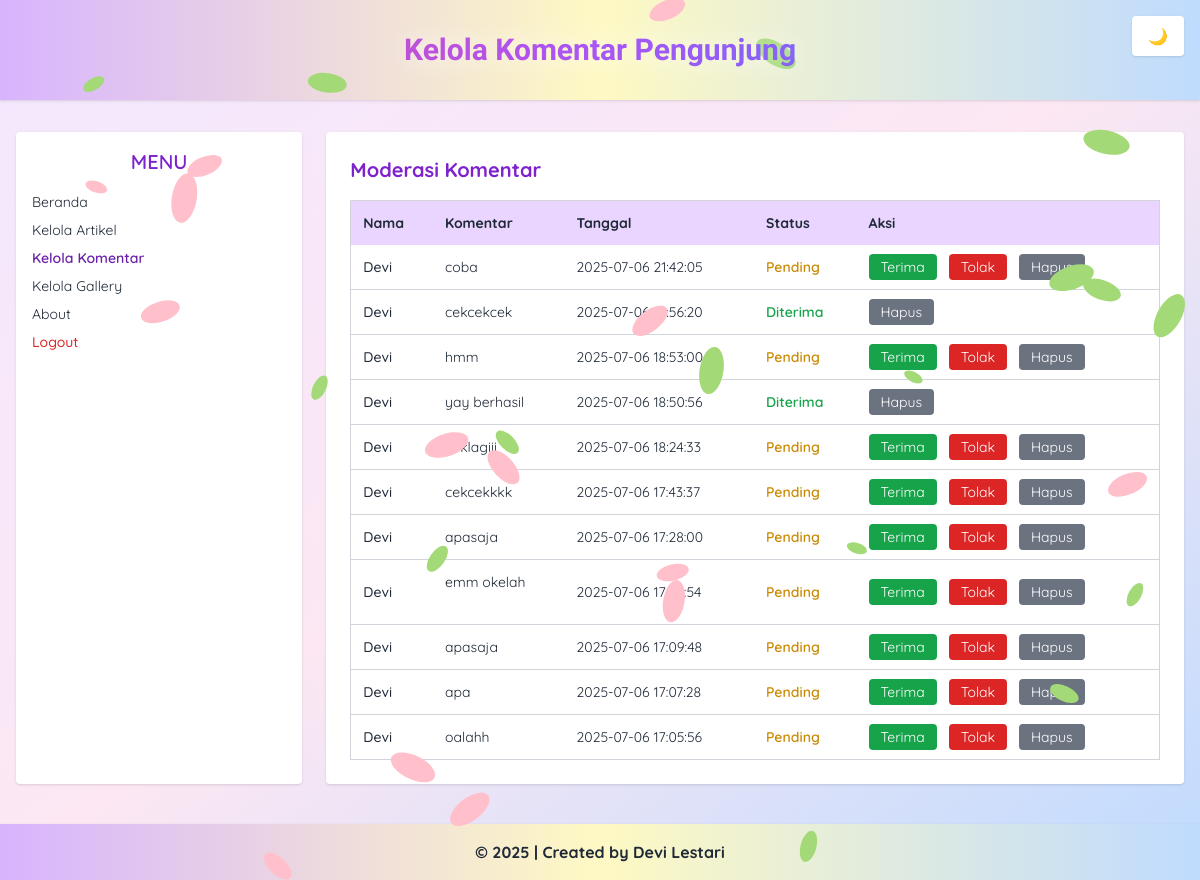
The app's page /admin/kelola_komentar.php (signed in) with its own data.
### tables this page shows
CREATE TABLE `tbl_komentar` (
  `id_komentar` int(11) NOT NULL,
  `id_artikel` int(11) DEFAULT NULL,
  `nama_pengunjung` varchar(100) DEFAULT NULL,
  `isi_komentar` text DEFAULT NULL,
  `status` enum('pending','diterima','ditolak') DEFAULT 'pending',
  `tanggal` datetime DEFAULT current_timestamp()
);

### admin/kelola_komentar.php (the view, shortened to what this page needs)
<?php
include('../koneksi.php');
$query = mysqli_query($db, "SELECT * FROM tbl_komentar ORDER BY tanggal DESC");
?>
<!DOCTYPE html>
<html lang="en" class="transition-colors duration-300">
<head>
  <script src="https://cdn.tailwindcss.com"></script>
</head>
<body class="bg-gradient-to-br from-purple-100 via-pink-100 to-blue-200
             text-gray-800 dark:bg-gradient-to-br dark:from-blue-900 dark:via-purple-900 dark:to-blue-900
             dark:text-violet-100 quicksand transition-all duration-300 min-h-screen relative">
<div class="absolute inset-0 pointer-events-none z-0 block dark:hidden">
</div>
<button id="toggleDark" class="fixed top-4 right-4 z-50 bg-white dark:bg-gray-800 text-black dark:text-white px-4 py-2 rounded shadow hover:scale-105 transition">
  🌙
</button>
<header class="bg-gradient-to-r from-purple-300 via-yellow-100 via-pink-200 to-blue-200
               dark:from-indigo-900 dark:via-purple-800 dark:to-indigo-900
               text-center py-8 shadow dark:text-white">
  <h1 class="text-3xl font-bold [font-family:'Henny_Penny',cursive] bg-gradient-to-r from-pink-500 via-purple-500 to-blue-500 dark:text-yellow-200
             bg-clip-text text-transparent drop-shadow-[0_0_12px_rgba(255,255,255,0.8)]">
  </h1>
</header>
<div class="flex max-w-7xl mx-auto mt-8 px-4 gap-6">
  <aside class="w-1/4 bg-white dark:bg-gray-800 rounded shadow p-4 text-sm dark:text-gray-200">
    <h2 class="text-xl font-semibold text-purple-700 dark:text-pink-300 mb-4 text-center">MENU</h2>
    <ul class="space-y-2">
      <li><a href="beranda_admin.php" class="block hover:text-purple-600 dark:hover:text-pink-400">Beranda</a></li>
      <li><a href="data_artikel.php" class="block hover:text-purple-600 dark:hover:text-pink-400">Kelola Artikel</a></li>
      <li><a href="kelola_komentar.php" class="block font-semibold text-purple-800 dark:text-white">Kelola Komentar</a></li>
      <li><a href="data_gallery.php" class="block hover:text-purple-600 dark:hover:text-pink-400">Kelola Gallery</a></li>
      <li><a href="about.php" class="block hover:text-purple-600 dark:hover:text-pink-400">About</a></li>
      <li><a href="logout.php" onclick="return confirm('Apakah anda yakin ingin keluar?');"
             class="block text-red-600 hover:underline font-medium dark:text-red-400">Logout</a></li>
    </ul>
  </aside>
  <main class="w-3/4 bg-white dark:bg-gray-800 rounded shadow p-6 overflow-x-auto">
    <h2 class="text-xl font-bold mb-4 text-purple-700 dark:text-pink-300">Moderasi Komentar</h2>
    <table class="min-w-full text-sm border border-gray-300 dark:border-gray-600 rounded">
      <thead class="bg-purple-200 dark:bg-purple-800 text-gray-800 dark:text-white">
        <tr>
          <th class="p-3 text-left">Nama</th>
          <th class="p-3 text-left">Komentar</th>
          <th class="p-3 text-left">Tanggal</th>
          <th class="p-3 text-left">Status</th>
          <th class="p-3 text-left">Aksi</th>
        </tr>
      </thead>
      <tbody>
        <?php while ($row = mysqli_fetch_assoc($query)) : ?>
        <tr class="border-b border-gray-300 dark:border-gray-700 hover:bg-purple-50 dark:hover:bg-gray-700 transition">
          <td class="p-3 font-medium"><?= htmlspecialchars($row['nama_pengunjung']) ?></td>
          <td class="p-3 whitespace-pre-line"><?= nl2br(htmlspecialchars($row['isi_komentar'])) ?></td>
          <td class="p-3"><?= $row['tanggal'] ?></td>
          <td class="p-3 font-semibold">
            <?php if ($row['status'] === 'pending') : ?>
              <span class="text-yellow-600">Pending</span>
            <?php elseif ($row['status'] === 'diterima') : ?>
              <span class="text-green-600">Diterima</span>
            <?php else : ?>
              <span class="text-red-600">Ditolak</span>
            <?php endif; ?>
          </td>
          <td class="p-3 space-x-2">
            <?php if ($row['status'] === 'pending') : ?>
              <a href="proses_moderasi.php?id=<?= $row['id_komentar'] ?>&aksi=terima" class="bg-green-600 hover:bg-green-700 text-white px-3 py-1 rounded">Terima</a>
              <a href="proses_moderasi.php?id=<?= $row['id_komentar'] ?>&aksi=tolak" class="bg-red-600 hover:bg-red-700 text-white px-3 py-1 rounded">Tolak</a>
            <?php endif; ?>
            <a href="proses_moderasi.php?id=<?= $row['id_komentar'] ?>&aksi=hapus" onclick="return confirm('Yakin hapus komentar?')" class="bg-gray-500 hover:bg-gray-600 text-white px-3 py-1 rounded">Hapus</a>
          </td>
        </tr>
        <?php endwhile; ?>
      </tbody>
    </table>
  </main>
</div>
<footer class="bg-gradient-to-r from-purple-300 via-yellow-100 via-pink-200 to-blue-200
               dark:from-indigo-900 dark:via-purple-800 dark:to-indigo-900
               text-center py-4 shadow dark:text-white
               text-center py-4 mt-10 font-bold transition-all duration-300">
  &copy; <?php echo date('Y'); ?> | Created by Devi Lestari
</footer>
</body>
</html>

### admin/kelola_komentar.php (style rules this page uses)
.quicksand { font-family: 'Quicksand', sans-serif; }

### records on screen
tbl_komentar: nama_pengunjung "Devi", isi_komentar "coba", tanggal "2025-07-06 21:42:05", status "Pending"
tbl_komentar: nama_pengunjung "Devi", isi_komentar "cekcekcek", tanggal "2025-07-06 18:56:20", status "Diterima"
tbl_komentar: nama_pengunjung "Devi", isi_komentar "hmm", tanggal "2025-07-06 18:53:00", status "Pending"
tbl_komentar: nama_pengunjung "Devi", isi_komentar "yay berhasil", tanggal "2025-07-06 18:50:56", status "Diterima"
tbl_komentar: nama_pengunjung "Devi", isi_komentar "ceklagiii", tanggal "2025-07-06 18:24:33", status "Pending"
tbl_komentar: nama_pengunjung "Devi", isi_komentar "cekcekkkk", tanggal "2025-07-06 17:43:37", status "Pending"
tbl_komentar: nama_pengunjung "Devi", isi_komentar "apasaja", tanggal "2025-07-06 17:28:00", status "Pending"
tbl_komentar: nama_pengunjung "Devi", isi_komentar "emm okelah", tanggal "2025-07-06 17:25:54", status "Pending"
tbl_komentar: nama_pengunjung "Devi", isi_komentar "apasaja", tanggal "2025-07-06 17:09:48", status "Pending"
tbl_komentar: nama_pengunjung "Devi", isi_komentar "apa", tanggal "2025-07-06 17:07:28", status "Pending"
tbl_komentar: nama_pengunjung "Devi", isi_komentar "oalahh", tanggal "2025-07-06 17:05:56", status "Pending"
